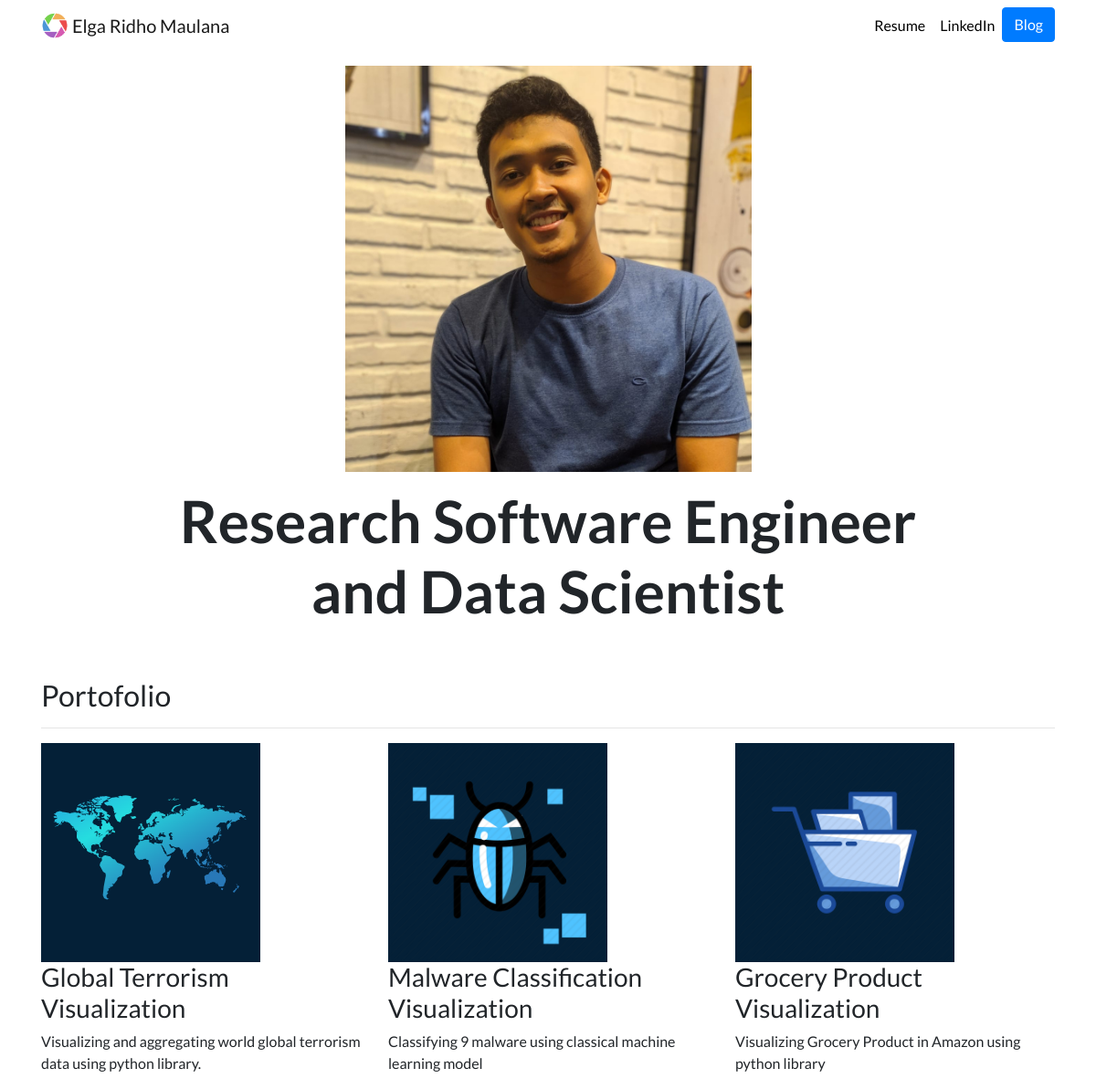
The page / on the database its author committed.
### portofolio/models.py (models this page shows, shortened)
class Project(models.Model):
    title = models.CharField(max_length=100)
    description = models.CharField(max_length=255)
    image = models.ImageField(upload_to='portofolio/images/')
    url = models.URLField(blank=True)

### portofolio/views.py (the view)
# urls.py: 2. Add a URL to urlpatterns:  path('', views.home, name='home')
def home(request):
    projects = Project.objects.all()
    return render(request, 'portofolio/home.html', {'projects': projects})

### templates/portofolio/home.html
{% extends "portofolio/base.html" %}
{% load static %}
{% block content %}
<div class="row justify-content-center my-3">
  <div class="col-5">
    <img src="{% static 'portofolio/elga.jpg' %}" class="img-fluid">
  </div>
</div>
<div class="row justify-content-center mb-3">
  <div class="col-md-9 text-center">
    <h1 id="hometext" class="font-weight-bold">Research Software Engineer and Data Scientist</h1>
  </div>
</div>
<h2 class="mt-5">Portofolio</h2>
<hr>
<div class="row">
  {% for project in projects %}
  <div class="col-lg-4 col-md-6">
    {% if project.url %}
    <div class="background-dark-blue">
    <a href="{{ project.url }}">
      <img src="{{ project.image.url }}" class="img-fluid mb-2">
    </a>
    </div>
    {% else %}
    <div class="background-dark-blue">
    <img src="{{ project.image.url }}" class="img-fluid mb-2">
    </div>
    {% endif %}
    <h3>{{ project.title }}</h3>
    <p>{{ project.description }}</p>
  </div>
  {% endfor %}
</div>
{% endblock %}

### templates/portofolio/base.html (shortened to what this page needs)
{% load static %}
<!doctype html>
<html lang="en">
<head>
  <link rel="stylesheet" href="https://stackpath.bootstrapcdn.com/bootstrap/4.4.1/css/bootstrap.min.css">
  <link rel="stylesheet" href="{% static "portofolio/custom.css" %}">
</head>
<body>
  <nav id="topNav" class="navbar navbar-expand-md navbar-light">
    <div class="container">
      <a class="navbar-brand" href="{% url 'home' %}">
        <img src="{% static "portofolio/Logo.png" %}" width="30" height="30" class="d-inline-block align-top" alt="Nick's Logo">
        <span>Elga Ridho Maulana</span>
      </a>
      <div class="collapse navbar-collapse text-center" id="navbarNav">
        <ul class="navbar-nav ml-auto">
          <li class="nav-item">
            <a class="nav-link" href="{% static "portofolio/resume.pdf" %}">Resume</a>
          </li>
          <li class="nav-item">
            <a class="nav-link" href="https://www.linkedin.com/in/elgaridhomaulana/" target="_blank">LinkedIn</a>
          </li>
          <li>
            <a role="button" href="{% url 'blog:all_blogs' %}" class="btn btn-primary">Blog</a>
          </li>
        </ul>
      </div>
    </div>
  </nav>
  <div class="container">
    {% block content %}{% endblock %}
  </div>
</body>
</html>

### portofolio/static/portofolio/custom.css (style rules this page uses)
.navbar-nav .nav-link { color: rgba(0,0,0,1) !important; }
body { font-family: 'Lato', sans-serif; }
@media (min-width: 992px) { #hometext { font-size: 4rem; } }
.background-dark-blue { background-color: #042037; width: 15rem; height: 15rem; }

### rows shown on the page
Project: image (picture), title "Global Terrorism Visualization", description "Visualizing and aggregating world global terrorism data using python library."
Project: image (picture), title "Malware Classification Visualization", description "Classifying 9 malware using classical machine learning model"
Project: image (picture), title "Grocery Product Visualization", description "Visualizing Grocery Product in Amazon using python library"
